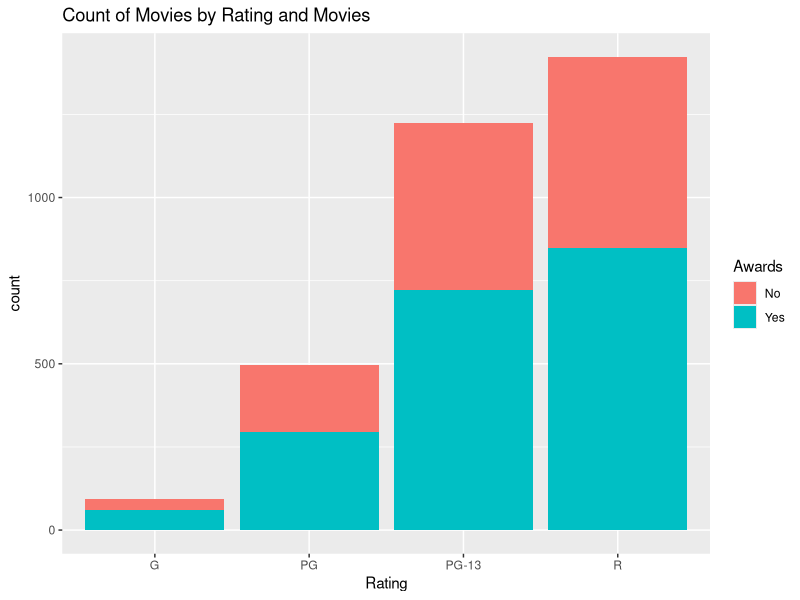
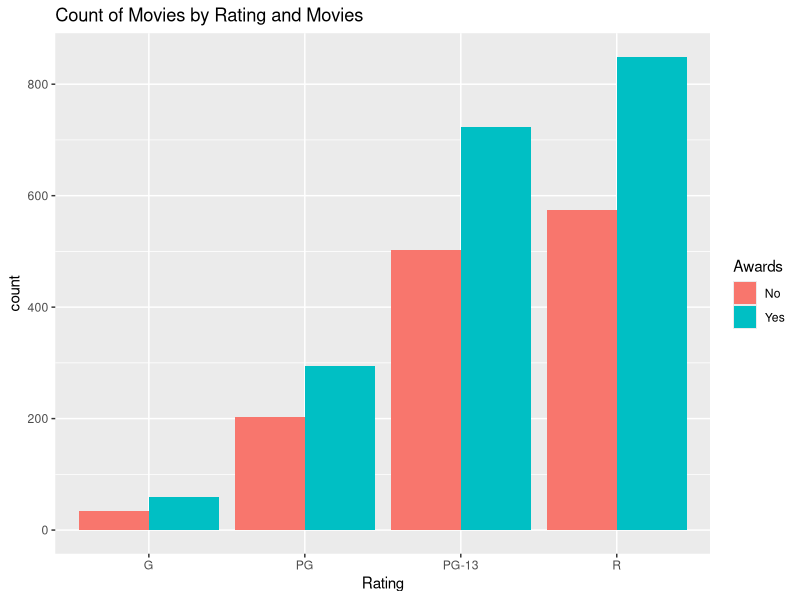
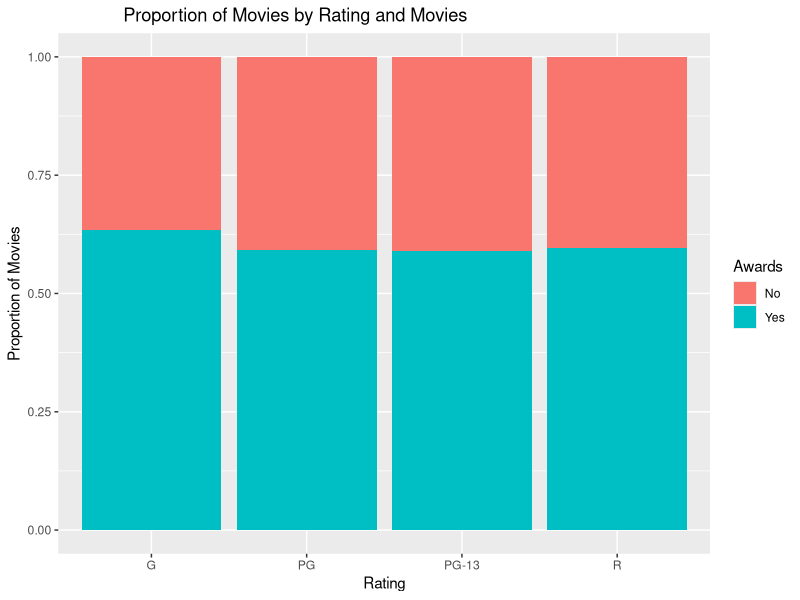

Source code (R) for these figures, in order:
??ggplot
#You provide the data, tell 'ggplot2' how to map variables to aesthetics, what graphical primitives to use, and it takes care of the details.


### Questions: 1) How many award wining movies in each category
###            2) or What proportion of movies in each category have won awards
###
### data file: Movies.csc

# setting a working directory
setwd("~/R/PluralSight/r-data-visualization sam/Qulatative Bivariate Analysis By SAM")

# Loading the movies file into a dataframe 
movies <- read.csv("Movies.csv")
str(movies)

#viewing top 6 rows of the loaded data
head(movies)

#Installing lattice
install.packages("ggplot2")

#Loading lattice package
library(ggplot2)

#NOTE: Here only we need not create contingency table like in base and lattice

ggplot( data = movies,
        aes(x=Rating, fill = Awards)) +
        geom_bar() + # by defalut it is stacked bar
        ggtitle("Count of Movies by Rating and Movies") +
        scale_fill_discrete(labels= c("No","Yes")) # instead renaming the columns of table, we specify in legend 1st item to No


ggplot( data = movies,
        aes(x=Rating, fill = Awards)) +
  geom_bar(position = "dodge") +
  ggtitle("Count of Movies by Rating and Movies") +
  scale_fill_discrete(labels= c("No","Yes")) 


# Creating 100% stacked frequency bar chart w/o creating proportions table
ggplot( data = movies,
        aes(x=Rating, fill = Awards)) +
        geom_bar(position = "fill") + # want stretch the yaxis
        ggtitle("             Proportion of Movies by Rating and Movies") +
        ylab ("Proportion of Movies") +
        scale_fill_discrete(labels= c("No","Yes")) 

